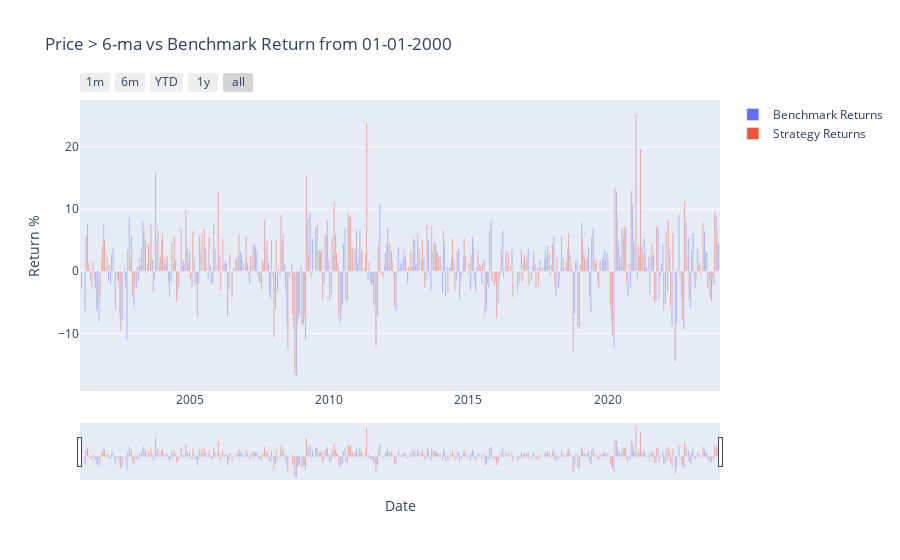

Write notebook code for a chart like this one.
### Code cell
# Create a Plotly figure
fig = go.Figure()

# Add the benchmark returns bar trace
fig.add_trace(
    go.Bar(
        x=gains.index,
        y=gains.values,
        name='Benchmark Returns'
    )
)

# Add the momentum returns bar trace
fig.add_trace(
    go.Bar(
        x=total_returns_df_ma.index,
        y=total_returns_df_ma['Total Returns'],
        name='Strategy Returns'
    )
)

# Update the layout to include a range slider
fig.update_layout(
    title=' Price > 6-ma vs Benchmark Return from 01-01-2000',
    xaxis_title='Date',
    yaxis_title='Return %',
    barmode='group',
    xaxis=dict(
        rangeselector=dict(
            buttons=list([
                dict(count=1, label="1m", step="month", stepmode="backward"),
                dict(count=6, label="6m", step="month", stepmode="backward"),
                dict(count=1, label="YTD", step="year", stepmode="todate"),
                dict(count=1, label="1y", step="year", stepmode="backward"),
                dict(step="all")
            ])
        ),
        rangeslider=dict(
            visible=True
        ),
        type="date"
    )
)

# Show the plot
fig.show()

### Figure 1 — Plotly figure (JSON) as saved in the notebook; plotly's stock layout.template omitted (floating-point values rounded to 4 significant figures; data arrays with more than 128 entries replaced by an {"elided": "..."} marker saying what was removed)
{"data": [{"name": "Benchmark Returns", "type": "bar", "x": {"elided": "274 str values"}, "y": {"elided": "274 float values"}}, {"name": "Strategy Returns", "type": "bar", "x": {"elided": "276 str values"}, "y": {"elided": "276 float values"}}], "layout": {"barmode": "group", "title": {"text": " Price > 6-ma vs Benchmark Return from 01-01-2000"}, "xaxis": {"rangeselector": {"buttons": [{"count": 1, "label": "1m", "step": "month", "stepmode": "backward"}, {"count": 6, "label": "6m", "step": "month", "stepmode": "backward"}, {"count": 1, "label": "YTD", "step": "year", "stepmode": "todate"}, {"count": 1, "label": "1y", "step": "year", "stepmode": "backward"}, {"step": "all"}]}, "rangeslider": {"visible": true}, "title": {"text": "Date"}, "type": "date"}, "yaxis": {"title": {"text": "Return %"}}}}
